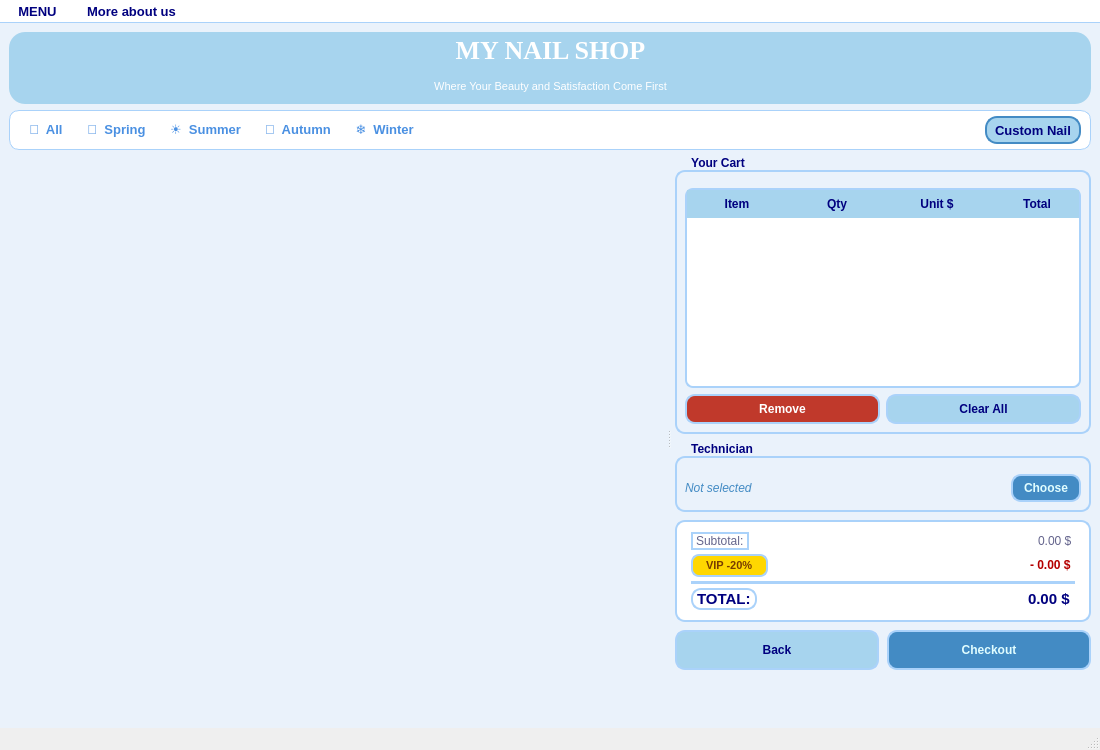
<?xml version="1.0" encoding="UTF-8"?>
<ui version="4.0">
 <class>MainWindow</class>
 <widget class="QMainWindow" name="MainWindow">
  <property name="geometry">
   <rect>
    <x>0</x>
    <y>0</y>
    <width>1100</width>
    <height>750</height>
   </rect>
  </property>
  <property name="minimumSize">
   <size>
    <width>900</width>
    <height>650</height>
   </size>
  </property>
  <property name="windowTitle">
   <string>My Nail Shop - E-Menu</string>
  </property>
  <widget class="QWidget" name="centralwidget">
   <property name="styleSheet">
    <string notr="true">background-color: rgb(234, 242, 251);</string>
   </property>
   <layout class="QVBoxLayout" name="verticalLayout">
    <item>
     <widget class="QWidget" name="headerWidget">
      <property name="minimumSize">
       <size><width>0</width><height>72</height></size>
      </property>
      <property name="maximumSize">
       <size><width>16777215</width><height>72</height></size>
      </property>
      <property name="styleSheet">
       <string notr="true">background-color: rgb(167, 212, 238); border-radius: 16px; color: white;</string>
      </property>
      <layout class="QHBoxLayout" name="headerLayout">
       <property name="leftMargin"><number>20</number></property>
       <property name="topMargin"><number>0</number></property>
       <property name="rightMargin"><number>20</number></property>
       <property name="bottomMargin"><number>0</number></property>
       <property name="spacing"><number>0</number></property>
       <item>
        <spacer name="headerLeftSpacer">
         <property name="orientation"><enum>Qt::Horizontal</enum></property>
         <property name="sizeType"><enum>QSizePolicy::Expanding</enum></property>
         <property name="sizeHint" stdset="0"><size><width>40</width><height>20</height></size></property>
        </spacer>
       </item>
       <item>
        <layout class="QVBoxLayout" name="headerCentreLayout">
         <property name="spacing"><number>2</number></property>
         <item>
          <widget class="QLabel" name="lblTitle">
           <property name="text"><string>MY NAIL SHOP</string></property>
           <property name="alignment"><set>Qt::AlignCenter</set></property>
           <property name="styleSheet">
            <string notr="true">font-size: 26px; font-weight: bold; font-family: Georgia, serif; color: white;</string>
           </property>
          </widget>
         </item>
         <item>
          <widget class="QLabel" name="lblTagline">
           <property name="text"><string>Where Your Beauty and Satisfaction Come First</string></property>
           <property name="alignment"><set>Qt::AlignCenter</set></property>
           <property name="styleSheet">
            <string notr="true">font-size: 11px; color: white;</string>
           </property>
          </widget>
         </item>
        </layout>
       </item>
       <item>
        <widget class="QLabel" name="lblCustomerBadge">
         <property name="sizePolicy">
          <sizepolicy hsizetype="Expanding" vsizetype="Preferred">
           <horstretch>0</horstretch>
           <verstretch>0</verstretch>
          </sizepolicy>
         </property>
         <property name="text"><string/></property>
         <property name="alignment"><set>Qt::AlignRight|Qt::AlignVCenter</set></property>
         <property name="styleSheet">
          <string notr="true">color: white; font-size: 12px; font-weight: bold;</string>
         </property>
        </widget>
       </item>
      </layout>
     </widget>
    </item>
    <item>
     <widget class="QWidget" name="navBar">
      <property name="minimumSize">
       <size><width>0</width><height>40</height></size>
      </property>
      <property name="maximumSize">
       <size><width>16777215</width><height>40</height></size>
      </property>
      <property name="styleSheet">
       <string notr="true">background-color: white; border: 1px solid rgb(170, 210, 250); border-radius: 10px;</string>
      </property>
      <layout class="QHBoxLayout" name="navLayout">
       <property name="spacing">
        <number>4</number>
       </property>
       <property name="leftMargin">
        <number>10</number>
       </property>
       <property name="topMargin">
        <number>0</number>
       </property>
       <property name="rightMargin">
        <number>10</number>
       </property>
       <property name="bottomMargin">
        <number>0</number>
       </property>
      <item>
       <widget class="QPushButton" name="btnAll">
        <property name="styleSheet">
         <string notr="true">QPushButton { color: #4A90E2; background: transparent; border: none; font-size: 13px; font-weight: bold; font-family: &quot;Georgia&quot;; padding: 4px 10px; } QPushButton:hover { color: #0D3B66; text-decoration: underline; } QPushButton:pressed { color: #CFE4FF; } QPushButton:checked { color: rgb(0,0,127); border-bottom: 2px solid rgb(67,139,196); }</string>
        </property>
        <property name="text">
         <string>🌿  All</string>
        </property>
        <property name="checkable">
         <bool>true</bool>
        </property>
       </widget>
      </item>
      <item>
       <widget class="QPushButton" name="btnSpring">
        <property name="styleSheet">
         <string notr="true">QPushButton { color: #4A90E2; background: transparent; border: none; font-size: 13px; font-weight: bold; font-family: &quot;Georgia&quot;; padding: 4px 10px; } QPushButton:hover { color: #0D3B66; text-decoration: underline; } QPushButton:pressed { color: #CFE4FF; } QPushButton:checked { color: rgb(0,0,127); border-bottom: 2px solid rgb(67,139,196); }</string>
        </property>
        <property name="text">
         <string>🌸  Spring</string>
        </property>
        <property name="checkable">
         <bool>true</bool>
        </property>
       </widget>
      </item>
      <item>
       <widget class="QPushButton" name="btnSummer">
        <property name="styleSheet">
         <string notr="true">QPushButton { color: #4A90E2; background: transparent; border: none; font-size: 13px; font-weight: bold; font-family: &quot;Georgia&quot;; padding: 4px 10px; } QPushButton:hover { color: #0D3B66; text-decoration: underline; } QPushButton:pressed { color: #CFE4FF; } QPushButton:checked { color: rgb(0,0,127); border-bottom: 2px solid rgb(67,139,196); }</string>
        </property>
        <property name="text">
         <string>☀️  Summer</string>
        </property>
        <property name="checkable">
         <bool>true</bool>
        </property>
       </widget>
      </item>
      <item>
       <widget class="QPushButton" name="btnAutumn">
        <property name="styleSheet">
         <string notr="true">QPushButton { color: #4A90E2; background: transparent; border: none; font-size: 13px; font-weight: bold; font-family: &quot;Georgia&quot;; padding: 4px 10px; } QPushButton:hover { color: #0D3B66; text-decoration: underline; } QPushButton:pressed { color: #CFE4FF; } QPushButton:checked { color: rgb(0,0,127); border-bottom: 2px solid rgb(67,139,196); }</string>
        </property>
        <property name="text">
         <string>🍂  Autumn</string>
        </property>
        <property name="checkable">
         <bool>true</bool>
        </property>
       </widget>
      </item>
      <item>
       <widget class="QPushButton" name="btnWinter">
        <property name="styleSheet">
         <string notr="true">QPushButton { color: #4A90E2; background: transparent; border: none; font-size: 13px; font-weight: bold; font-family: &quot;Georgia&quot;; padding: 4px 10px; } QPushButton:hover { color: #0D3B66; text-decoration: underline; } QPushButton:pressed { color: #CFE4FF; } QPushButton:checked { color: rgb(0,0,127); border-bottom: 2px solid rgb(67,139,196); }</string>
        </property>
        <property name="text">
         <string>❄️  Winter</string>
        </property>
        <property name="checkable">
         <bool>true</bool>
        </property>
       </widget>
      </item>
      <item>
       <spacer name="navSpacer">
        <property name="orientation">
         <enum>Qt::Horizontal</enum>
        </property>
        <property name="sizeHint" stdset="0">
         <size>
          <width>40</width>
          <height>20</height>
         </size>
        </property>
       </spacer>
      </item>
      <item>
       <widget class="QPushButton" name="btnCustomNail">
        <property name="minimumSize">
         <size>
          <width>0</width>
          <height>28</height>
         </size>
        </property>
        <property name="maximumSize">
         <size>
          <width>16777215</width>
          <height>28</height>
         </size>
        </property>
        <property name="styleSheet">
         <string notr="true">QPushButton { background-color: rgb(167, 212, 238); color: rgb(0, 0, 127); border: 2px solid rgb(67, 139, 196); border-radius: 12px; font-size: 13px; font-weight: bold; font-family: &quot;Georgia&quot;; padding: 6px 8px; } QPushButton:hover { background-color: #A6C8FF; border: 2px solid #7FAFFF; color: white; } QPushButton:pressed { background-color: #7FAFFF; }</string>
        </property>
        <property name="text">
         <string>Custom Nail</string>
        </property>
       </widget>
      </item>
      </layout>
     </widget>
    </item>
    <item>
     <widget class="QSplitter" name="splitter">
      <property name="orientation">
       <enum>Qt::Horizontal</enum>
      </property>
      <property name="childrenCollapsible">
       <bool>false</bool>
      </property>
      <widget class="QScrollArea" name="scrollArea">
       <property name="styleSheet">
        <string notr="true">QScrollArea { border: none; background: transparent; }</string>
       </property>
       <property name="widgetResizable">
        <bool>true</bool>
       </property>
       <widget class="QWidget" name="productContainer">
        <property name="geometry">
         <rect>
          <x>0</x>
          <y>0</y>
          <width>692</width>
          <height>554</height>
         </rect>
        </property>
        <property name="styleSheet">
         <string notr="true">background: transparent;</string>
        </property>
        <layout class="QGridLayout" name="productGrid">
         <property name="leftMargin">
          <number>6</number>
         </property>
         <property name="topMargin">
          <number>6</number>
         </property>
         <property name="rightMargin">
          <number>6</number>
         </property>
         <property name="bottomMargin">
          <number>6</number>
         </property>
         <property name="spacing">
          <number>14</number>
         </property>
        </layout>
       </widget>
      </widget>
      <widget class="QWidget" name="cartPanel">
       <property name="minimumSize">
        <size>
         <width>360</width>
         <height>0</height>
        </size>
       </property>
       <property name="maximumSize">
        <size>
         <width>420</width>
         <height>16777215</height>
        </size>
       </property>
       <property name="styleSheet">
        <string notr="true">background: transparent;</string>
       </property>
       <layout class="QVBoxLayout" name="cartPanelLayout">
        <property name="spacing">
         <number>8</number>
        </property>
        <property name="leftMargin">
         <number>4</number>
        </property>
        <property name="topMargin">
         <number>0</number>
        </property>
        <property name="rightMargin">
         <number>0</number>
        </property>
        <property name="bottomMargin">
         <number>0</number>
        </property>
        <item>
         <widget class="QGroupBox" name="cartGroup">
          <property name="styleSheet">
           <string notr="true">QGroupBox { border: 2px solid rgb(170, 210, 250); border-radius: 10px; margin-top: 14px; font-weight: bold; color: rgb(0, 0, 127); font-size: 12px; } QGroupBox::title { subcontrol-origin: margin; left: 10px; padding: 0 4px; }</string>
          </property>
          <property name="title">
           <string>Your Cart</string>
          </property>
          <layout class="QVBoxLayout" name="cartGroupLayout">
           <property name="spacing">
            <number>6</number>
           </property>
           <property name="leftMargin">
            <number>8</number>
           </property>
           <property name="topMargin">
            <number>16</number>
           </property>
           <property name="rightMargin">
            <number>8</number>
           </property>
           <property name="bottomMargin">
            <number>8</number>
           </property>
           <item>
            <widget class="QTableWidget" name="tableCart">
             <property name="minimumSize">
              <size>
               <width>0</width>
               <height>200</height>
              </size>
             </property>
             <property name="styleSheet">
              <string notr="true">QTableWidget { background-color: white; border: 2px solid rgb(170, 210, 250); border-radius: 8px; gridline-color: rgb(215, 233, 255); } QHeaderView::section { background-color: rgb(167, 212, 238); color: rgb(0, 0, 127); font-weight: bold; font-size: 12px; padding: 5px; border: none; } QTableWidget::item { padding: 4px; color: rgb(0, 0, 127); font-size: 12px; } QTableWidget::item:selected { background-color: rgb(210, 233, 255); color: rgb(0, 0, 127); }</string>
             </property>
             <property name="horizontalScrollBarPolicy">
              <enum>Qt::ScrollBarAlwaysOff</enum>
             </property>
             <property name="editTriggers">
              <set>QAbstractItemView::NoEditTriggers</set>
             </property>
             <property name="selectionBehavior">
              <enum>QAbstractItemView::SelectRows</enum>
             </property>
             <attribute name="verticalHeaderVisible">
              <bool>false</bool>
             </attribute>
             <column>
              <property name="text">
               <string>Item</string>
              </property>
             </column>
             <column>
              <property name="text">
               <string>Qty</string>
              </property>
             </column>
             <column>
              <property name="text">
               <string>Unit $</string>
              </property>
             </column>
             <column>
              <property name="text">
               <string>Total</string>
              </property>
             </column>
            </widget>
           </item>
           <item>
            <layout class="QHBoxLayout" name="cartBtnLayout">
             <item>
              <widget class="QPushButton" name="btnRemove">
               <property name="minimumSize">
                <size>
                 <width>0</width>
                 <height>30</height>
                </size>
               </property>
               <property name="maximumSize">
                <size>
                 <width>16777215</width>
                 <height>30</height>
                </size>
               </property>
               <property name="styleSheet">
                <string notr="true">QPushButton { background-color: #c0392b; color: white; border: 2px solid rgb(170,210,250); border-radius: 10px; font-size: 12px; font-weight: bold; padding: 6px 10px; } QPushButton:hover { background-color: #a93226; } QPushButton:pressed { background-color: #922b21; }</string>
               </property>
               <property name="text">
                <string>Remove</string>
               </property>
              </widget>
             </item>
             <item>
              <widget class="QPushButton" name="btnClearCart">
               <property name="minimumSize">
                <size>
                 <width>0</width>
                 <height>30</height>
                </size>
               </property>
               <property name="maximumSize">
                <size>
                 <width>16777215</width>
                 <height>30</height>
                </size>
               </property>
               <property name="styleSheet">
                <string notr="true">QPushButton { background-color: rgb(167,212,238); color: rgb(0,0,127); border: 2px solid rgb(170,210,250); border-radius: 10px; font-size: 12px; font-weight: bold; padding: 6px 10px; } QPushButton:hover { background-color: #A6C8FF; } QPushButton:pressed { background-color: #7FAFFF; }</string>
               </property>
               <property name="text">
                <string>Clear All</string>
               </property>
              </widget>
             </item>
            </layout>
           </item>
          </layout>
         </widget>
        </item>
        <item>
         <widget class="QGroupBox" name="techGroup">
          <property name="styleSheet">
           <string notr="true">QGroupBox { border: 2px solid rgb(170, 210, 250); border-radius: 10px; margin-top: 14px; font-weight: bold; color: rgb(0, 0, 127); font-size: 12px; } QGroupBox::title { subcontrol-origin: margin; left: 10px; padding: 0 4px; }</string>
          </property>
          <property name="title">
           <string>Technician</string>
          </property>
          <layout class="QHBoxLayout" name="techGroupLayout">
           <property name="leftMargin">
            <number>8</number>
           </property>
           <property name="topMargin">
            <number>16</number>
           </property>
           <property name="rightMargin">
            <number>8</number>
           </property>
           <property name="bottomMargin">
            <number>8</number>
           </property>
           <item>
            <widget class="QLabel" name="lblTechnician">
             <property name="styleSheet">
              <string notr="true">color: rgb(67,139,196); font-style: italic; font-size: 12px;</string>
             </property>
             <property name="text">
              <string>Not selected</string>
             </property>
            </widget>
           </item>
           <item>
            <spacer name="techSpacer">
             <property name="orientation">
              <enum>Qt::Horizontal</enum>
             </property>
             <property name="sizeHint" stdset="0">
              <size>
               <width>40</width>
               <height>20</height>
              </size>
             </property>
            </spacer>
           </item>
           <item>
            <widget class="QPushButton" name="btnPickTech">
             <property name="minimumSize">
              <size>
               <width>70</width>
               <height>28</height>
              </size>
             </property>
             <property name="maximumSize">
              <size>
               <width>70</width>
               <height>28</height>
              </size>
             </property>
             <property name="styleSheet">
              <string notr="true">QPushButton { background-color: rgb(67,139,196); color: rgb(224,253,255); border: 2px solid rgb(170,210,250); border-radius: 10px; font-size: 12px; font-weight: bold; padding: 6px 10px; } QPushButton:hover { background-color: #4E86B5; } QPushButton:pressed { background-color: #3a6f99; }</string>
             </property>
             <property name="text">
              <string>Choose</string>
             </property>
            </widget>
           </item>
          </layout>
         </widget>
        </item>
        <item>
         <widget class="QFrame" name="totalFrame">
          <property name="styleSheet">
           <string notr="true">QFrame { background-color: white; border: 2px solid rgb(170, 210, 250); border-radius: 10px; }</string>
          </property>
          <property name="frameShape">
           <enum>QFrame::StyledPanel</enum>
          </property>
          <layout class="QVBoxLayout" name="totalFrameLayout">
           <property name="spacing">
            <number>4</number>
           </property>
           <property name="leftMargin">
            <number>14</number>
           </property>
           <property name="topMargin">
            <number>10</number>
           </property>
           <property name="rightMargin">
            <number>14</number>
           </property>
           <property name="bottomMargin">
            <number>10</number>
           </property>
           <item>
            <layout class="QHBoxLayout" name="subtotalRow">
             <item>
              <widget class="QLabel" name="lblSubtotalLabel">
               <property name="styleSheet">
                <string notr="true">color: rgb(100,100,140); font-size: 12px;</string>
               </property>
               <property name="text">
                <string>Subtotal:</string>
               </property>
              </widget>
             </item>
             <item>
              <widget class="QLineEdit" name="lineEditSubtotal">
               <property name="styleSheet">
                <string notr="true">QLineEdit { background:transparent; border:none; font-size:12px; color:rgb(100,100,140); }</string>
               </property>
               <property name="text">
                <string>0.00 $</string>
               </property>
               <property name="alignment">
                <set>Qt::AlignRight|Qt::AlignTrailing|Qt::AlignVCenter</set>
               </property>
               <property name="readOnly">
                <bool>true</bool>
               </property>
              </widget>
             </item>
            </layout>
           </item>
           <item>
            <widget class="QWidget" name="discountRow">
             <layout class="QHBoxLayout" name="discountRowLayout">
              <property name="leftMargin">
               <number>0</number>
              </property>
              <property name="topMargin">
               <number>0</number>
              </property>
              <property name="rightMargin">
               <number>0</number>
              </property>
              <property name="bottomMargin">
               <number>0</number>
              </property>
              <item>
               <widget class="QLabel" name="lblVipTag">
                <property name="styleSheet">
                 <string notr="true">QLabel { background-color: rgb(255,215,0); color: rgb(120,60,0); border-radius: 8px; padding: 3px 10px; font-weight: bold; font-size: 11px; }</string>
                </property>
                <property name="text">
                 <string>VIP -20%</string>
                </property>
               </widget>
              </item>
              <item>
               <widget class="QLineEdit" name="lineEditDiscount">
                <property name="styleSheet">
                 <string notr="true">QLineEdit { background:transparent; border:none; font-size:12px; color:rgb(180,0,0); font-weight:bold; }</string>
                </property>
                <property name="text">
                 <string>- 0.00 $</string>
                </property>
                <property name="alignment">
                 <set>Qt::AlignRight|Qt::AlignTrailing|Qt::AlignVCenter</set>
                </property>
                <property name="readOnly">
                 <bool>true</bool>
                </property>
               </widget>
              </item>
             </layout>
            </widget>
           </item>
           <item>
            <widget class="QFrame" name="divider">
             <property name="styleSheet">
              <string notr="true">color: rgb(170,210,250);</string>
             </property>
             <property name="frameShape">
              <enum>QFrame::HLine</enum>
             </property>
            </widget>
           </item>
           <item>
            <layout class="QHBoxLayout" name="totalRow">
             <item>
              <widget class="QLabel" name="lblTotalLabel">
               <property name="styleSheet">
                <string notr="true">color: rgb(0,0,127); font-size: 15px; font-weight: bold;</string>
               </property>
               <property name="text">
                <string>TOTAL:</string>
               </property>
              </widget>
             </item>
             <item>
              <widget class="QLineEdit" name="lineEditTotal">
               <property name="styleSheet">
                <string notr="true">QLineEdit { background:transparent; border:none; font-size:15px; font-weight:bold; color:rgb(0,0,127); }</string>
               </property>
               <property name="text">
                <string>0.00 $</string>
               </property>
               <property name="alignment">
                <set>Qt::AlignRight|Qt::AlignTrailing|Qt::AlignVCenter</set>
               </property>
               <property name="readOnly">
                <bool>true</bool>
               </property>
              </widget>
             </item>
            </layout>
           </item>
          </layout>
         </widget>
        </item>
        <item>
         <layout class="QHBoxLayout" name="checkoutBtnLayout">
          <item>
           <widget class="QPushButton" name="btnBackToLogin">
            <property name="minimumSize">
             <size>
              <width>0</width>
              <height>40</height>
             </size>
            </property>
            <property name="maximumSize">
             <size>
              <width>16777215</width>
              <height>40</height>
             </size>
            </property>
            <property name="styleSheet">
             <string notr="true">QPushButton { background-color: rgb(167,212,238); color: rgb(0,0,127); border: 2px solid rgb(170,210,250); border-radius: 10px; font-size: 12px; font-weight: bold; padding: 6px 10px; } QPushButton:hover { background-color: #A6C8FF; } QPushButton:pressed { background-color: #7FAFFF; }</string>
            </property>
            <property name="text">
             <string>Back</string>
            </property>
           </widget>
          </item>
          <item>
           <widget class="QPushButton" name="btnCheckout">
            <property name="minimumSize">
             <size>
              <width>0</width>
              <height>40</height>
             </size>
            </property>
            <property name="maximumSize">
             <size>
              <width>16777215</width>
              <height>40</height>
             </size>
            </property>
            <property name="styleSheet">
             <string notr="true">QPushButton { background-color: rgb(67,139,196); color: rgb(224,253,255); border: 2px solid rgb(170,210,250); border-radius: 10px; font-size: 12px; font-weight: bold; padding: 6px 10px; } QPushButton:hover { background-color: #4E86B5; } QPushButton:pressed { background-color: #3a6f99; }</string>
            </property>
            <property name="text">
             <string>Checkout</string>
            </property>
           </widget>
          </item>
         </layout>
        </item>
        <item>
         <spacer name="cartBottomSpacer">
          <property name="orientation">
           <enum>Qt::Vertical</enum>
          </property>
          <property name="sizeHint" stdset="0">
           <size>
            <width>20</width>
            <height>10</height>
           </size>
          </property>
         </spacer>
        </item>
       </layout>
      </widget>
     </widget>
    </item>
   </layout>
  </widget>
  <widget class="QMenuBar" name="menubar">
   <property name="geometry">
    <rect>
     <x>0</x>
     <y>0</y>
     <width>1100</width>
     <height>25</height>
    </rect>
   </property>
   <property name="styleSheet">
    <string notr="true">QMenuBar { background-color: white; color: rgb(0,0,127); font-size: 13px; font-weight: bold; font-family: &quot;Georgia&quot;; border-bottom: 1px solid rgb(170,210,250); } QMenuBar::item { background: transparent; padding: 4px 12px; } QMenuBar::item:selected { background-color: rgb(210,233,255); border-radius: 6px; } QMenu { background-color: white; border: 1px solid rgb(170,210,250); border-radius: 8px; color: rgb(0,0,127); font-size: 13px; } QMenu::item:selected { background-color: rgb(210,233,255); border-radius: 4px; }</string>
   </property>
   <widget class="QMenu" name="menuMENU">
    <property name="title">
     <string>MENU</string>
    </property>
    <addaction name="actionSpring"/>
    <addaction name="actionSummer"/>
    <addaction name="actionAutumn"/>
    <addaction name="actionWinter"/>
   </widget>
   <widget class="QMenu" name="menuMoreAboutUs">
    <property name="title">
     <string>More about us</string>
    </property>
    <addaction name="actionAboutUs"/>
   </widget>
   <addaction name="menuMENU"/>
   <addaction name="menuMoreAboutUs"/>
  </widget>
  <widget class="QStatusBar" name="statusbar"/>
  <action name="actionSpring">
   <property name="text">
    <string>Spring</string>
   </property>
  </action>
  <action name="actionSummer">
   <property name="text">
    <string>Summer</string>
   </property>
  </action>
  <action name="actionAutumn">
   <property name="text">
    <string>Autumn</string>
   </property>
  </action>
  <action name="actionWinter">
   <property name="text">
    <string>Winter</string>
   </property>
  </action>
  <action name="actionAboutUs">
   <property name="text">
    <string>About My Nail Shop</string>
   </property>
  </action>
 </widget>
 <resources/>
 <connections/>
</ui>
